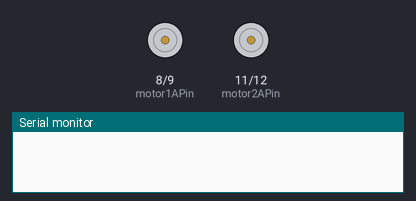
Simulated run of this sketch. Board: Arduino Uno, built with avr-gcc and run on an emulated ATmega328P. Parts: motor-driver pin pairs drawn as motors (green arrow = first pin HIGH = forward, orange = second pin HIGH = backward, longer = more drive, scaled by the enable pin), the last lines printed to the serial monitor.

Above: at 0.1 s.
At 1.1 s:
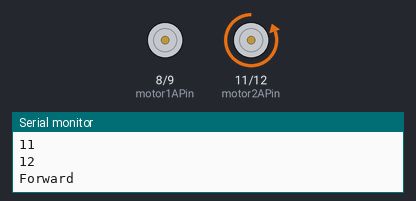
Timing chart, 0 to 2.6 s (numbered marks = the images above):
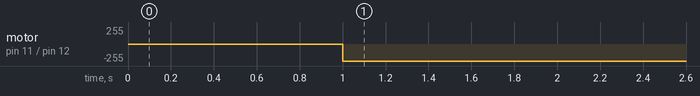

The sketch:

h_bridge_fix.ino
```cpp
/*
* Arduino code for SN754410 H-bridge
* motor driver control.
* copyleft Feb. 2010, Fabian Winkler *
*/

enum dir {
  FORWARD,
  BACKWARD
};

enum motor {
  M1,
  M2
};

//void setDirection(motor mtr, dir newDir);

int speed1Pin = 6;
int speed2Pin = 10;
int speeds[] = {speed1Pin, speed2Pin};

int motor1APin = 8;
int motor1BPin = 9;
int motor2APin = 11;
int motor2BPin = 12;
int motor1[2] = {motor1APin, motor1BPin};
int motor2[2] = {motor2APin, motor2BPin};
int* motors[2] = {motor1, motor2};

int values[] = {0, 0};

void setup() {
  Serial.begin(9600);
// set digital i/o pins as outputs:
  pinMode(motor1[0], OUTPUT);
  pinMode(motor1[1], OUTPUT);
  pinMode(motor2[0], OUTPUT);
  pinMode(motor2[1], OUTPUT);
  pinMode(speeds[0], OUTPUT);
  pinMode(speeds[1], OUTPUT);
  delay(1000);
  setDirection(M1, FORWARD);
  setDirection(M2, FORWARD);
}

void setDirection(motor mtr, dir newDir) {
  Serial.println("setDirection");
  int* m = motors[mtr];
  Serial.println(m[0]);
  Serial.println(m[1]);
  if (newDir == FORWARD) {
    Serial.println("Forward");
    digitalWrite(m[0], LOW);
    digitalWrite(m[1], HIGH);
  } else {
    Serial.println("Backward");
    digitalWrite(m[0], HIGH);
    digitalWrite(m[1], LOW);
  }
}

void loop() {
//  // put motor in forward motion
//  int newDir = 1;
//  if (newDir == FORWARD) {
//    Serial.println("Forward");
//    setDirection(M1, FORWARD);
//  } else {
//    Serial.println("Backward");
//    setDirection(M1, BACKWARD);
//  }
  // just invert the above values for reverse motion,
  // i.e. motor1APin = HIGH and motor1BPin = LOW
  // control the speed 0- 255
  values[0] = 255; // half speed
  values[1] = 128; // half speed
  analogWrite(speeds[0], 0); // output speed as
  analogWrite(speeds[1], 255); // output speed as
  delay(100);
}
```

Measured:
- by itself, motor on pin 11 (motor2APin) / pin 12 (motor2BPin): stopped → backward 255/255 at 1.0 s
